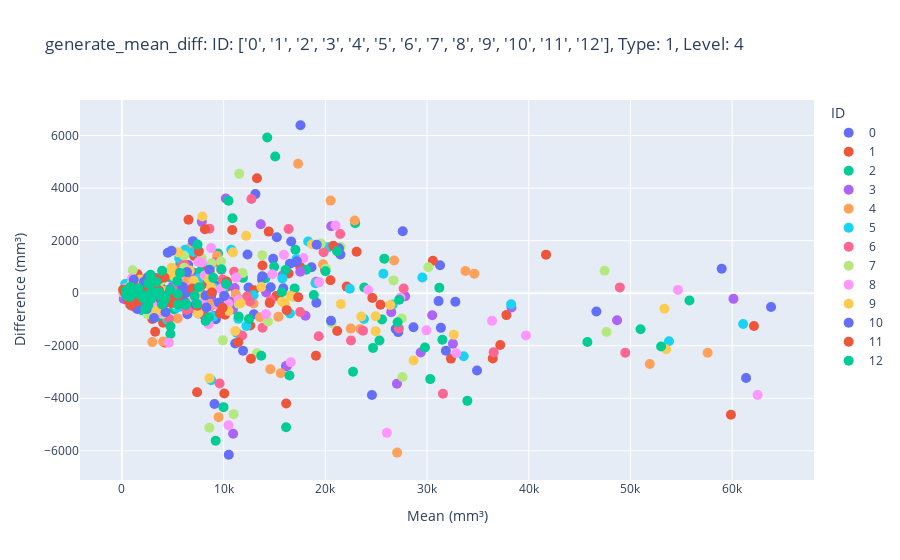

Write notebook code for a chart like this one.
### Code cell
page = pn.template.BootstrapTemplate(
    title='MRICloudPy',
    sidebar=[side_col],
)

page.main.append(
    pn.Column(main_col)
)

page.show()

### Figure 1 — Plotly figure (JSON) as saved in the notebook; plotly's stock layout.template omitted (floating-point values rounded to 4 significant figures)
{"data": [{"customdata": [["SFG_L"], ["MFG_L"], ["IFG_L"], ["OG_L"], ["RG_L"], ["PoCG_L"], ["PrCG_L"], ["SPG_L"], ["SMG_L"], ["AG_L"], ["PrCu_L"], ["STG_L"], ["MTG_L"], ["ITG_L"], ["Limbic_L"], ["FuG_L"], ["SOG_L"], ["MOG_L"], ["IOG_L"], ["Cu_L"], ["LG_L"], ["Cingulate_L"], ["Insula_L"], ["Amyg_L"], ["Hippo_L"], ["Caud_L"], ["Put_L"], ["GP_L"], ["Thalamus_L"], ["BasalForebrain_L"], ["midbrain_L"], ["Cerebellum_L"], ["Pons_L"], ["Medulla_L"], ["ant_DPWM_L"], ["post_DPWM_L"], ["GCC_L"], ["BCC_L"], ["SCC_L"], ["PVA_posterior_L"], ["ALIC_L"], ["PLIC_L"], ["inf_DPWM_L"], ["CGC_L"], ["CGH_L"], ["Fx/ST_L"], ["Fx_L"], ["PeripheralParietalWM_L"], ["AnteriorLateralVentricle_L"], ["PosteriorLateralVentricle_L"], ["InferiorLateralVentricle_L"], ["PVA_anterior_L"], ["PeripheralFrontalWM_L"], ["PeripheralTemporalWM_L"], ["PeripheralOccipitalWM_L"], ["PeripheralCingulateWM_L"], ["CerebellumWM_L"], ["FrontSul_L"], ["CentralSul_L"], ["SylFrontSul_L"], ["SylTempSul_L"], ["SylParieSul_L"], ["ParietSul_L"], ["CinguSul_L"], ["OcciptSul_L"], ["TempSul_L"], ["Caudate_tail_L"]], "hovertemplate": "ID=0<br>Mean (mm³)=%{x}<br>Difference (mm³)=%{y}<br>Object=%{customdata[0]}<extra></extra>", "legendgroup": "0", "marker": {"color": "#636efa", "size": 10, "symbol": "circle"}, "mode": "markers", "name": "0", "orientation": "v", "showlegend": true, "type": "scatter", "x": [27608, 26918, 12344, 9373, 6256.0, 10938, 16130.0, 7246, 9062.0, 10505, 6966.0, 17238, 19120.0, 12445, 2234.0, 13773, 2418, 15228, 4382.0, 6438.0, 7678.0, 24580.0, 7162.0, 2166, 3876.0, 3646.0, 4392.0, 1423, 6357, 4070.0, 5134, 58970.0, 7762, 2487, 27164, 4086, 2666, 4304.0, 5680.0, 1108.0, 2436, 3343, 18640.0, 3349, 1768, 1432.0, 949.5, 34914, 14870.0, 4598.0, 871.5, 851.5, 61369, 32781, 31275, 6516.0, 12970.0, 13118, 1954.0, 1382, 1530, 464, 9234.0, 1296, 1994, 1024.0, 354], "xaxis": "x", "y": [2356, -1362, 1472, 280, 95, -480, -2777, 636, -871, -6150, 785, 1164, -367, 218, -109, 518, 300, 2128, -185, -801, 779, -3873, 159, -366, 193, -153, -15, -110, -30, -35, -382, 931, -542, -168, -1482, 628, -164, -367, -505, 135, -184, 92, 989, -428, 86, -13, -93, -2946, 1307, 757, -75, -31, -3230, -324, 1062, 1069, -805, 3772, 409, 414, 136, 352, -989, -246, -120, 229, 18], "yaxis": "y"}, {"customdata": [["SFG_L"], ["MFG_L"], ["IFG_L"], ["OG_L"], ["RG_L"], ["PoCG_L"], ["PrCG_L"], ["SPG_L"], ["SMG_L"], ["AG_L"], ["PrCu_L"], ["STG_L"], ["MTG_L"], ["ITG_L"], ["Limbic_L"], ["FuG_L"], ["SOG_L"], ["MOG_L"], ["IOG_L"], ["Cu_L"], ["LG_L"], ["Cingulate_L"], ["Insula_L"], ["Amyg_L"], ["Hippo_L"], ["Caud_L"], ["Put_L"], ["GP_L"], ["Thalamus_L"], ["BasalForebrain_L"], ["midbrain_L"], ["Cerebellum_L"], ["Pons_L"], ["Medulla_L"], ["ant_DPWM_L"], ["post_DPWM_L"], ["GCC_L"], ["BCC_L"], ["SCC_L"], ["PVA_posterior_L"], ["ALIC_L"], ["PLIC_L"], ["inf_DPWM_L"], ["CGC_L"], ["CGH_L"], ["Fx/ST_L"], ["Fx_L"], ["PeripheralParietalWM_L"], ["AnteriorLateralVentricle_L"], ["PosteriorLateralVentricle_L"], ["InferiorLateralVentricle_L"], ["PVA_anterior_L"], ["PeripheralFrontalWM_L"], ["PeripheralTemporalWM_L"], ["PeripheralOccipitalWM_L"], ["PeripheralCingulateWM_L"], ["CerebellumWM_L"], ["FrontSul_L"], ["CentralSul_L"], ["SylFrontSul_L"], ["SylTempSul_L"], ["SylParieSul_L"], ["ParietSul_L"], ["CinguSul_L"], ["OcciptSul_L"], ["TempSul_L"], ["Caudate_tail_L"]], "hovertemplate": "ID=1<br>Mean (mm³)=%{x}<br>Difference (mm³)=%{y}<br>Object=%{customdata[0]}<extra></extra>", "legendgroup": "1", "marker": {"color": "#EF553B", "size": 10, "symbol": "circle"}, "mode": "markers", "name": "1", "orientation": "v", "showlegend": true, "type": "scatter", "x": [25420.0, 23070.0, 10840.0, 10265, 5312.0, 12330.0, 16140.0, 7856.0, 10350.0, 10060.0, 7102.0, 19980.0, 17536, 12695, 2170.0, 15174, 2985, 16386, 4048, 6850.0, 7951, 22100.0, 6916, 1838.0, 3524, 4148, 4739, 1535, 6013, 3922.0, 5258, 62140, 8150.0, 2456, 30574, 5734.0, 3175, 5156.0, 6306.0, 1148.0, 2486.0, 3008.0, 19910.0, 3832.0, 1599, 1392.0, 871.5, 37802, 12986, 4236.0, 1434.0, 910, 59878, 36460, 32349, 5872.0, 12612, 13277, 2463, 1542.0, 1088, 330, 10135, 1554, 1814.0, 439.5, 307.5], "xaxis": "x", "y": [-443, 1575, 2405, 240, 261, -131, -4199, 315, 381, -3819, 1417, 895, 994, -174, -165, -104, -978, 748, -1124, 537, 1004, 251, -194, -363, 52, -198, -168, -66, -188, 141, 42, -1252, -883, 68, 1238, 1103, -406, -5, -473, -43, -17, 113, 1745, 57, 126, -9, 3, -834, 108, -1881, -583, 32, -4630, -2482, -2490, 1491, -1230, 4378, 12, 719, 486, 30, -820, -336, 169, 67, 53], "yaxis": "y"}, {"customdata": [["SFG_L"], ["MFG_L"], ["IFG_L"], ["OG_L"], ["RG_L"], ["PoCG_L"], ["PrCG_L"], ["SPG_L"], ["SMG_L"], ["AG_L"], ["PrCu_L"], ["STG_L"], ["MTG_L"], ["ITG_L"], ["Limbic_L"], ["FuG_L"], ["SOG_L"], ["MOG_L"], ["IOG_L"], ["Cu_L"], ["LG_L"], ["Cingulate_L"], ["Insula_L"], ["Amyg_L"], ["Hippo_L"], ["Caud_L"], ["Put_L"], ["GP_L"], ["Thalamus_L"], ["BasalForebrain_L"], ["midbrain_L"], ["Cerebellum_L"], ["Pons_L"], ["Medulla_L"], ["ant_DPWM_L"], ["post_DPWM_L"], ["GCC_L"], ["BCC_L"], ["SCC_L"], ["PVA_posterior_L"], ["ALIC_L"], ["PLIC_L"], ["inf_DPWM_L"], ["CGC_L"], ["CGH_L"], ["Fx/ST_L"], ["Fx_L"], ["PeripheralParietalWM_L"], ["AnteriorLateralVentricle_L"], ["PosteriorLateralVentricle_L"], ["InferiorLateralVentricle_L"], ["PVA_anterior_L"], ["PeripheralFrontalWM_L"], ["PeripheralTemporalWM_L"], ["PeripheralOccipitalWM_L"], ["PeripheralCingulateWM_L"], ["CerebellumWM_L"], ["FrontSul_L"], ["CentralSul_L"], ["SylFrontSul_L"], ["SylTempSul_L"], ["SylParieSul_L"], ["ParietSul_L"], ["CinguSul_L"], ["OcciptSul_L"], ["TempSul_L"], ["Caudate_tail_L"]], "hovertemplate": "ID=2<br>Mean (mm³)=%{x}<br>Difference (mm³)=%{y}<br>Object=%{customdata[0]}<extra></extra>", "legendgroup": "2", "marker": {"color": "#00cc96", "size": 10, "symbol": "circle"}, "mode": "markers", "name": "2", "orientation": "v", "showlegend": true, "type": "scatter", "x": [22930.0, 23825, 10869, 7674, 4576, 11360.0, 16140.0, 5809, 9445, 9983, 7638, 18118, 16979, 11893, 1830.0, 14110.0, 1986.0, 14966, 4765, 5206.0, 6534.0, 22720, 6784.0, 1612.0, 3599, 3791, 4230.0, 1377, 6334.0, 3422, 4535, 45770.0, 5948.0, 2012.0, 25560.0, 4782.0, 2356, 3651, 5132.0, 798.5, 2110.0, 2983, 17054, 3396.0, 1551, 1444, 661, 31210.0, 7722.0, 1832.0, 731.5, 727.5, 50990.0, 30312, 25320.0, 5036, 10540.0, 15073, 2569, 1472.0, 953, 218.5, 10010.0, 2786.0, 1258, 540.5, 370], "xaxis": "x", "y": [2667, 216, 2850, 816, 122, -191, -5101, 1114, 1508, -4338, 252, 892, 182, 584, -209, 575, -653, 1004, -1552, 769, 833, -2992, -303, -219, -246, -78, -109, -122, -157, -66, -2, -1859, -463, -255, -997, 589, -432, 382, -617, 149, 33, -44, 1656, -907, -62, 86, -160, 205, 1231, 389, -227, -3, -1371, -3270, -1799, 732, -353, 5202, 306, -345, 54, 65, 347, 271, -130, 31, 14], "yaxis": "y"}, {"customdata": [["SFG_L"], ["MFG_L"], ["IFG_L"], ["OG_L"], ["RG_L"], ["PoCG_L"], ["PrCG_L"], ["SPG_L"], ["SMG_L"], ["AG_L"], ["PrCu_L"], ["STG_L"], ["MTG_L"], ["ITG_L"], ["Limbic_L"], ["FuG_L"], ["SOG_L"], ["MOG_L"], ["IOG_L"], ["Cu_L"], ["LG_L"], ["Cingulate_L"], ["Insula_L"], ["Amyg_L"], ["Hippo_L"], ["Caud_L"], ["Put_L"], ["GP_L"], ["Thalamus_L"], ["BasalForebrain_L"], ["midbrain_L"], ["Cerebellum_L"], ["Pons_L"], ["Medulla_L"], ["ant_DPWM_L"], ["post_DPWM_L"], ["GCC_L"], ["BCC_L"], ["SCC_L"], ["PVA_posterior_L"], ["ALIC_L"], ["PLIC_L"], ["inf_DPWM_L"], ["CGC_L"], ["CGH_L"], ["Fx/ST_L"], ["Fx_L"], ["PeripheralParietalWM_L"], ["AnteriorLateralVentricle_L"], ["PosteriorLateralVentricle_L"], ["InferiorLateralVentricle_L"], ["PVA_anterior_L"], ["PeripheralFrontalWM_L"], ["PeripheralTemporalWM_L"], ["PeripheralOccipitalWM_L"], ["PeripheralCingulateWM_L"], ["CerebellumWM_L"], ["FrontSul_L"], ["CentralSul_L"], ["SylFrontSul_L"], ["SylTempSul_L"], ["SylParieSul_L"], ["ParietSul_L"], ["CinguSul_L"], ["OcciptSul_L"], ["TempSul_L"], ["Caudate_tail_L"]], "hovertemplate": "ID=3<br>Mean (mm³)=%{x}<br>Difference (mm³)=%{y}<br>Object=%{customdata[0]}<extra></extra>", "legendgroup": "3", "marker": {"color": "#ab63fa", "size": 10, "symbol": "circle"}, "mode": "markers", "name": "3", "orientation": "v", "showlegend": true, "type": "scatter", "x": [27847, 26479, 13646, 10734, 6937, 14171, 16240.0, 7854, 11080.0, 10930.0, 8680, 19092, 17529, 10915, 1940.0, 15804, 3078.0, 18044, 5761, 6506.0, 8482, 27039, 8328, 1717, 4120, 3888.0, 5005, 1308.0, 6058, 3661, 4894, 48684, 7527, 2214.0, 29370.0, 5500.0, 2797, 3768.0, 5824, 687, 2068.0, 2743, 20579, 3485, 1479, 1362.0, 695, 38303, 3283, 1067, 502, 837.5, 60128, 30510.0, 32540.0, 6720.0, 11335, 10210.0, 2230.0, 1207, 1062.0, 174.5, 8778.0, 1541, 1444, 427, 461.5], "xaxis": "x", "y": [-116, -722, 2624, -312, -430, 24, -2759, 2716, 195, -5351, -508, 436, 818, -616, -223, 678, 31, -856, -50, 283, 754, -3450, -138, -332, 80, 31, -394, -37, -132, -212, 226, -1028, -774, -159, -2259, 795, -98, -123, -420, -66, -59, 188, 2546, 78, 102, 219, -204, -542, -140, -492, 116, -23, -216, -839, -1923, 647, -400, 3603, 33, 458, 467, -221, -197, -258, -242, 114, 79], "yaxis": "y"}, {"customdata": [["SFG_L"], ["MFG_L"], ["IFG_L"], ["OG_L"], ["RG_L"], ["PoCG_L"], ["PrCG_L"], ["SPG_L"], ["SMG_L"], ["AG_L"], ["PrCu_L"], ["STG_L"], ["MTG_L"], ["ITG_L"], ["Limbic_L"], ["FuG_L"], ["SOG_L"], ["MOG_L"], ["IOG_L"], ["Cu_L"], ["LG_L"], ["Cingulate_L"], ["Insula_L"], ["Amyg_L"], ["Hippo_L"], ["Caud_L"], ["Put_L"], ["GP_L"], ["Thalamus_L"], ["BasalForebrain_L"], ["midbrain_L"], ["Cerebellum_L"], ["Pons_L"], ["Medulla_L"], ["ant_DPWM_L"], ["post_DPWM_L"], ["GCC_L"], ["BCC_L"], ["SCC_L"], ["PVA_posterior_L"], ["ALIC_L"], ["PLIC_L"], ["inf_DPWM_L"], ["CGC_L"], ["CGH_L"], ["Fx/ST_L"], ["Fx_L"], ["PeripheralParietalWM_L"], ["AnteriorLateralVentricle_L"], ["PosteriorLateralVentricle_L"], ["InferiorLateralVentricle_L"], ["PVA_anterior_L"], ["PeripheralFrontalWM_L"], ["PeripheralTemporalWM_L"], ["PeripheralOccipitalWM_L"], ["PeripheralCingulateWM_L"], ["CerebellumWM_L"], ["FrontSul_L"], ["CentralSul_L"], ["SylFrontSul_L"], ["SylTempSul_L"], ["SylParieSul_L"], ["ParietSul_L"], ["CinguSul_L"], ["OcciptSul_L"], ["TempSul_L"], ["Caudate_tail_L"]], "hovertemplate": "ID=4<br>Mean (mm³)=%{x}<br>Difference (mm³)=%{y}<br>Object=%{customdata[0]}<extra></extra>", "legendgroup": "4", "marker": {"color": "#FFA15A", "size": 10, "symbol": "circle"}, "mode": "markers", "name": "4", "orientation": "v", "showlegend": true, "type": "scatter", "x": [22880.0, 22498, 9350, 8655, 5751, 11476, 15610.0, 6792, 8652.0, 9502, 7262.0, 19050.0, 20520, 12950.0, 2332.0, 15370.0, 2688.0, 14580.0, 4044.0, 6980.0, 8424, 23437, 6504, 1740, 3916.0, 4077, 4944.0, 1838, 6712, 3689, 6132.0, 57590.0, 8672, 2675, 26760.0, 5178.0, 2539, 3570.0, 5484, 995, 2760.0, 3580.0, 19768, 3365, 1734.0, 1670.0, 584.5, 33770.0, 6388.0, 2983, 988, 675.5, 51898, 34640.0, 27060.0, 5534, 13569, 17320, 2608, 1747, 1871, 261, 11190.0, 3690, 2520, 997.5, 388], "xaxis": "x", "y": [2769, -1348, 1420, 840, -202, 710, -3045, 1760, 1047, -4718, 261, 395, 3524, -393, -375, -901, 91, -2891, -1843, 157, -282, -1364, 236, -388, -23, 54, 5, 132, -228, 146, 529, -2267, -476, -420, 1247, 883, -126, -17, -964, -84, 93, 157, 1104, -254, 53, 193, -91, 843, -37, -1862, -278, -11, -2696, 743, -6069, 522, -914, 4928, 112, -584, 478, 50, -29, 496, -40, -139, -2], "yaxis": "y"}, {"customdata": [["SFG_L"], ["MFG_L"], ["IFG_L"], ["OG_L"], ["RG_L"], ["PoCG_L"], ["PrCG_L"], ["SPG_L"], ["SMG_L"], ["AG_L"], ["PrCu_L"], ["STG_L"], ["MTG_L"], ["ITG_L"], ["Limbic_L"], ["FuG_L"], ["SOG_L"], ["MOG_L"], ["IOG_L"], ["Cu_L"], ["LG_L"], ["Cingulate_L"], ["Insula_L"], ["Amyg_L"], ["Hippo_L"], ["Caud_L"], ["Put_L"], ["GP_L"], ["Thalamus_L"], ["BasalForebrain_L"], ["midbrain_L"], ["Cerebellum_L"], ["Pons_L"], ["Medulla_L"], ["ant_DPWM_L"], ["post_DPWM_L"], ["GCC_L"], ["BCC_L"], ["SCC_L"], ["PVA_posterior_L"], ["ALIC_L"], ["PLIC_L"], ["inf_DPWM_L"], ["CGC_L"], ["CGH_L"], ["Fx/ST_L"], ["Fx_L"], ["PeripheralParietalWM_L"], ["AnteriorLateralVentricle_L"], ["PosteriorLateralVentricle_L"], ["InferiorLateralVentricle_L"], ["PVA_anterior_L"], ["PeripheralFrontalWM_L"], ["PeripheralTemporalWM_L"], ["PeripheralOccipitalWM_L"], ["PeripheralCingulateWM_L"], ["CerebellumWM_L"], ["FrontSul_L"], ["CentralSul_L"], ["SylFrontSul_L"], ["SylTempSul_L"], ["SylParieSul_L"], ["ParietSul_L"], ["CinguSul_L"], ["OcciptSul_L"], ["TempSul_L"], ["Caudate_tail_L"]], "hovertemplate": "ID=5<br>Mean (mm³)=%{x}<br>Difference (mm³)=%{y}<br>Object=%{customdata[0]}<extra></extra>", "legendgroup": "5", "marker": {"color": "#19d3f3", "size": 10, "symbol": "circle"}, "mode": "markers", "name": "5", "orientation": "v", "showlegend": true, "type": "scatter", "x": [25700.0, 22400.0, 10753, 9026, 5408.0, 11280.0, 16510.0, 7513, 9973, 8777, 7046, 19040.0, 18313, 12240.0, 2218.0, 12942, 2491, 15770.0, 4444.0, 6288, 8664.0, 23796, 7955, 1854.0, 3940.0, 3834.0, 5351, 1722.0, 6936.0, 3933, 5868.0, 53790.0, 9012.0, 2792, 29536, 5629, 3828.0, 5446, 7498, 883.5, 2465, 3316.0, 20303, 3834, 1756, 1605, 754.5, 38270.0, 7571, 1538.0, 684.5, 862.5, 61080.0, 33600.0, 26632, 6212, 12590.0, 17163, 2488.0, 2924, 2024.0, 312, 11450.0, 3958.0, 2980.0, 733, 460.5], "xaxis": "x", "y": [739, 167, 1652, 208, -553, -1509, -775, 560, 158, -3312, 1568, 379, 1966, -1247, -381, -76, -310, 565, -1011, 144, 1021, -980, -398, -293, 59, -213, -66, 125, -187, -34, -151, -1829, -889, -224, 598, 1326, -163, 254, -530, 129, 26, 177, 1746, -520, -34, 48, -279, -423, 538, 187, -19, -181, -1175, -2403, -428, 1656, -143, 1298, 387, 258, -477, 348, -977, 529, -207, -398, 1], "yaxis": "y"}, {"customdata": [["SFG_L"], ["MFG_L"], ["IFG_L"], ["OG_L"], ["RG_L"], ["PoCG_L"], ["PrCG_L"], ["SPG_L"], ["SMG_L"], ["AG_L"], ["PrCu_L"], ["STG_L"], ["MTG_L"], ["ITG_L"], ["Limbic_L"], ["FuG_L"], ["SOG_L"], ["MOG_L"], ["IOG_L"], ["Cu_L"], ["LG_L"], ["Cingulate_L"], ["Insula_L"], ["Amyg_L"], ["Hippo_L"], ["Caud_L"], ["Put_L"], ["GP_L"], ["Thalamus_L"], ["BasalForebrain_L"], ["midbrain_L"], ["Cerebellum_L"], ["Pons_L"], ["Medulla_L"], ["ant_DPWM_L"], ["post_DPWM_L"], ["GCC_L"], ["BCC_L"], ["SCC_L"], ["PVA_posterior_L"], ["ALIC_L"], ["PLIC_L"], ["inf_DPWM_L"], ["CGC_L"], ["CGH_L"], ["Fx/ST_L"], ["Fx_L"], ["PeripheralParietalWM_L"], ["AnteriorLateralVentricle_L"], ["PosteriorLateralVentricle_L"], ["InferiorLateralVentricle_L"], ["PVA_anterior_L"], ["PeripheralFrontalWM_L"], ["PeripheralTemporalWM_L"], ["PeripheralOccipitalWM_L"], ["PeripheralCingulateWM_L"], ["CerebellumWM_L"], ["FrontSul_L"], ["CentralSul_L"], ["SylFrontSul_L"], ["SylTempSul_L"], ["SylParieSul_L"], ["ParietSul_L"], ["CinguSul_L"], ["OcciptSul_L"], ["TempSul_L"], ["Caudate_tail_L"]], "hovertemplate": "ID=6<br>Mean (mm³)=%{x}<br>Difference (mm³)=%{y}<br>Object=%{customdata[0]}<extra></extra>", "legendgroup": "6", "marker": {"color": "#FF6692", "size": 10, "symbol": "circle"}, "mode": "markers", "name": "6", "orientation": "v", "showlegend": true, "type": "scatter", "x": [23699, 21460.0, 9904.0, 9778.0, 5439, 12321, 13820.0, 8600.0, 10133, 9604.0, 9160, 19350.0, 17522, 11820.0, 1772, 14617, 2480.0, 16383, 4622.0, 5390.0, 6182, 22520.0, 7622, 1694.0, 3392, 3494, 4717, 1522.0, 6292.0, 3645, 5059, 48950.0, 7176.0, 2628, 27700.0, 5926.0, 3126, 4330.0, 6356, 983, 2228, 2998.0, 19830.0, 3118.0, 1504.0, 1466.0, 753.5, 36550, 7664.0, 2504, 887.5, 788, 49490.0, 31560.0, 27230.0, 5416.0, 12570.0, 12730, 2212, 1655, 1113, 172.5, 11030.0, 2771, 1505, 452.5, 372.5], "xaxis": "x", "y": [-1426, 2255, 517, 891, 114, -126, -1317, 2457, -138, -3435, 1174, -1641, -716, -1613, -104, -268, -51, 2442, -971, 745, 1092, -1803, -558, -225, -180, -16, -42, -117, 183, -82, -238, 221, -605, -348, 179, 1043, 28, -83, -640, -48, 52, -135, 1563, -217, 9, -55, -191, -2244, 65, 328, -185, 88, -2269, -3825, -1345, 711, -315, 3586, -74, -84, 114, -1, 817, 438, -156, 47, -43], "yaxis": "y"}, {"customdata": [["SFG_L"], ["MFG_L"], ["IFG_L"], ["OG_L"], ["RG_L"], ["PoCG_L"], ["PrCG_L"], ["SPG_L"], ["SMG_L"], ["AG_L"], ["PrCu_L"], ["STG_L"], ["MTG_L"], ["ITG_L"], ["Limbic_L"], ["FuG_L"], ["SOG_L"], ["MOG_L"], ["IOG_L"], ["Cu_L"], ["LG_L"], ["Cingulate_L"], ["Insula_L"], ["Amyg_L"], ["Hippo_L"], ["Caud_L"], ["Put_L"], ["GP_L"], ["Thalamus_L"], ["BasalForebrain_L"], ["midbrain_L"], ["Cerebellum_L"], ["Pons_L"], ["Medulla_L"], ["ant_DPWM_L"], ["post_DPWM_L"], ["GCC_L"], ["BCC_L"], ["SCC_L"], ["PVA_posterior_L"], ["ALIC_L"], ["PLIC_L"], ["inf_DPWM_L"], ["CGC_L"], ["CGH_L"], ["Fx/ST_L"], ["Fx_L"], ["PeripheralParietalWM_L"], ["AnteriorLateralVentricle_L"], ["PosteriorLateralVentricle_L"], ["InferiorLateralVentricle_L"], ["PVA_anterior_L"], ["PeripheralFrontalWM_L"], ["PeripheralTemporalWM_L"], ["PeripheralOccipitalWM_L"], ["PeripheralCingulateWM_L"], ["CerebellumWM_L"], ["FrontSul_L"], ["CentralSul_L"], ["SylFrontSul_L"], ["SylTempSul_L"], ["SylParieSul_L"], ["ParietSul_L"], ["CinguSul_L"], ["OcciptSul_L"], ["TempSul_L"], ["Caudate_tail_L"]], "hovertemplate": "ID=7<br>Mean (mm³)=%{x}<br>Difference (mm³)=%{y}<br>Object=%{customdata[0]}<extra></extra>", "legendgroup": "7", "marker": {"color": "#B6E880", "size": 10, "symbol": "circle"}, "mode": "markers", "name": "7", "orientation": "v", "showlegend": true, "type": "scatter", "x": [21506, 20059, 8806.0, 7874.0, 4652.0, 9740, 13270.0, 6104, 7841, 8596, 6238.0, 16877, 14359, 9926.0, 2016, 11868, 2629, 13800, 3819, 6124, 7157, 20600.0, 6339, 1641, 3696, 3350, 4241, 1334, 5284, 3452.0, 4549, 47457, 7429, 2121, 26700.0, 5341, 2517, 3961, 5202, 962, 2006.0, 2844.0, 19560, 2910.0, 1597, 1338, 573, 30128, 10978, 2545, 908, 793, 47650.0, 27590.0, 27520.0, 5178, 11464, 11540.0, 2028.0, 1028.0, 1060, 98, 6451, 1193, 1095, 355.5, 420], "xaxis": "x", "y": [1756, 934, 1137, -253, -107, 1208, -2287, 1434, 1334, -5124, 99, -146, -1078, -1795, -234, 764, -178, 1448, 470, 964, 378, -1137, 138, -230, -40, -312, 74, -24, -48, -67, -130, 858, 70, -142, 487, 640, -402, -786, -424, -80, -149, 67, 1888, -151, 104, -20, -126, 988, -4604, -806, -328, -98, -1477, -3193, -961, 620, -404, 4549, 459, 457, 874, 128, 14, -78, 318, 175, 32], "yaxis": "y"}, {"customdata": [["SFG_L"], ["MFG_L"], ["IFG_L"], ["OG_L"], ["RG_L"], ["PoCG_L"], ["PrCG_L"], ["SPG_L"], ["SMG_L"], ["AG_L"], ["PrCu_L"], ["STG_L"], ["MTG_L"], ["ITG_L"], ["Limbic_L"], ["FuG_L"], ["SOG_L"], ["MOG_L"], ["IOG_L"], ["Cu_L"], ["LG_L"], ["Cingulate_L"], ["Insula_L"], ["Amyg_L"], ["Hippo_L"], ["Caud_L"], ["Put_L"], ["GP_L"], ["Thalamus_L"], ["BasalForebrain_L"], ["midbrain_L"], ["Cerebellum_L"], ["Pons_L"], ["Medulla_L"], ["ant_DPWM_L"], ["post_DPWM_L"], ["GCC_L"], ["BCC_L"], ["SCC_L"], ["PVA_posterior_L"], ["ALIC_L"], ["PLIC_L"], ["inf_DPWM_L"], ["CGC_L"], ["CGH_L"], ["Fx/ST_L"], ["Fx_L"], ["PeripheralParietalWM_L"], ["AnteriorLateralVentricle_L"], ["PosteriorLateralVentricle_L"], ["InferiorLateralVentricle_L"], ["PVA_anterior_L"], ["PeripheralFrontalWM_L"], ["PeripheralTemporalWM_L"], ["PeripheralOccipitalWM_L"], ["PeripheralCingulateWM_L"], ["CerebellumWM_L"], ["FrontSul_L"], ["CentralSul_L"], ["SylFrontSul_L"], ["SylTempSul_L"], ["SylParieSul_L"], ["ParietSul_L"], ["CinguSul_L"], ["OcciptSul_L"], ["TempSul_L"], ["Caudate_tail_L"]], "hovertemplate": "ID=8<br>Mean (mm³)=%{x}<br>Difference (mm³)=%{y}<br>Object=%{customdata[0]}<extra></extra>", "legendgroup": "8", "marker": {"color": "#FF97FF", "size": 10, "symbol": "circle"}, "mode": "markers", "name": "8", "orientation": "v", "showlegend": true, "type": "scatter", "x": [27384, 24212, 10445, 9724, 5498.0, 11220.0, 16597, 8138, 8528.0, 10480.0, 7840.0, 19380, 17850.0, 11450.0, 2042, 15925, 2230, 14780.0, 4610.0, 5598, 7842.0, 26040.0, 7494, 2284.0, 4286.0, 3842.0, 4790.0, 1596, 6333, 4154.0, 6053, 54670.0, 9514.0, 2413, 32870, 6784, 3374.0, 4117, 7556.0, 984.5, 2502.0, 3416.0, 21004, 3612.0, 1948.0, 1587, 847, 39720.0, 6045, 2064.0, 852, 950, 62504, 36380.0, 29940.0, 7535, 14150.0, 8771, 1804.0, 1224.0, 988, 148.5, 6969, 1360.0, 1304, 370.5, 478], "xaxis": "x", "y": [-168, 120, -396, 166, -137, 593, -2630, 676, -1181, -5029, -303, 412, 1335, -253, 244, 1466, 64, 723, -1883, 642, 1171, -5317, 96, -327, -99, -17, -239, -84, -222, -55, 26, 125, -479, -284, -2284, 240, -515, 40, -713, -39, -233, -15, 2578, -751, 93, 186, -302, -1607, -110, -293, -256, 32, -3876, -1053, -1415, 1186, -797, 1716, 311, 165, 564, -1, -330, -61, -372, 179, 32], "yaxis": "y"}, {"customdata": [["SFG_L"], ["MFG_L"], ["IFG_L"], ["OG_L"], ["RG_L"], ["PoCG_L"], ["PrCG_L"], ["SPG_L"], ["SMG_L"], ["AG_L"], ["PrCu_L"], ["STG_L"], ["MTG_L"], ["ITG_L"], ["Limbic_L"], ["FuG_L"], ["SOG_L"], ["MOG_L"], ["IOG_L"], ["Cu_L"], ["LG_L"], ["Cingulate_L"], ["Insula_L"], ["Amyg_L"], ["Hippo_L"], ["Caud_L"], ["Put_L"], ["GP_L"], ["Thalamus_L"], ["BasalForebrain_L"], ["midbrain_L"], ["Cerebellum_L"], ["Pons_L"], ["Medulla_L"], ["ant_DPWM_L"], ["post_DPWM_L"], ["GCC_L"], ["BCC_L"], ["SCC_L"], ["PVA_posterior_L"], ["ALIC_L"], ["PLIC_L"], ["inf_DPWM_L"], ["CGC_L"], ["CGH_L"], ["Fx/ST_L"], ["Fx_L"], ["PeripheralParietalWM_L"], ["AnteriorLateralVentricle_L"], ["PosteriorLateralVentricle_L"], ["InferiorLateralVentricle_L"], ["PVA_anterior_L"], ["PeripheralFrontalWM_L"], ["PeripheralTemporalWM_L"], ["PeripheralOccipitalWM_L"], ["PeripheralCingulateWM_L"], ["CerebellumWM_L"], ["FrontSul_L"], ["CentralSul_L"], ["SylFrontSul_L"], ["SylTempSul_L"], ["SylParieSul_L"], ["ParietSul_L"], ["CinguSul_L"], ["OcciptSul_L"], ["TempSul_L"], ["Caudate_tail_L"]], "hovertemplate": "ID=9<br>Mean (mm³)=%{x}<br>Difference (mm³)=%{y}<br>Object=%{customdata[0]}<extra></extra>", "legendgroup": "9", "marker": {"color": "#FECB52", "size": 10, "symbol": "circle"}, "mode": "markers", "name": "9", "orientation": "v", "showlegend": true, "type": "scatter", "x": [23530.0, 21526, 10910.0, 8532.0, 5322.0, 10490.0, 16014, 6666.0, 8779, 8606.0, 7378.0, 16555, 15730.0, 11139, 2103, 13703, 2372.0, 12205, 3192.0, 4884.0, 7610.0, 24948, 7044.0, 1974.0, 4006, 3858.0, 5050.0, 1544.0, 6078, 3687, 5490, 53340.0, 7472.0, 2180.0, 26382, 4696, 2392, 3543, 4840, 749, 2224.0, 3086.0, 18690.0, 3442, 1496.0, 1462, 659, 32629, 5449, 1370.0, 748.5, 751, 53512, 28680.0, 24945, 5534.0, 11675, 7904, 1796, 624, 429, 144, 6360.0, 858, 739.5, 246.5, 477], "xaxis": "x", "y": [-887, -416, 1555, 531, -255, -675, -404, 863, 218, -3237, 277, -98, -319, -1442, -302, 234, -231, 2182, -175, 965, -43, -1444, 475, -121, -212, 105, -135, 7, -104, 2, -114, -595, -761, -105, -450, 744, -244, -182, -350, -36, -13, 51, 1863, -662, -113, 72, -78, -1578, 650, 139, -361, 20, -2134, -2565, -878, 1555, -382, 2920, 520, 80, -34, 108, -41, 292, 75, -5, -26], "yaxis": "y"}, {"customdata": [["SFG_L"], ["MFG_L"], ["IFG_L"], ["OG_L"], ["RG_L"], ["PoCG_L"], ["PrCG_L"], ["SPG_L"], ["SMG_L"], ["AG_L"], ["PrCu_L"], ["STG_L"], ["MTG_L"], ["ITG_L"], ["Limbic_L"], ["FuG_L"], ["SOG_L"], ["MOG_L"], ["IOG_L"], ["Cu_L"], ["LG_L"], ["Cingulate_L"], ["Insula_L"], ["Amyg_L"], ["Hippo_L"], ["Caud_L"], ["Put_L"], ["GP_L"], ["Thalamus_L"], ["BasalForebrain_L"], ["midbrain_L"], ["Cerebellum_L"], ["Pons_L"], ["Medulla_L"], ["ant_DPWM_L"], ["post_DPWM_L"], ["GCC_L"], ["BCC_L"], ["SCC_L"], ["PVA_posterior_L"], ["ALIC_L"], ["PLIC_L"], ["inf_DPWM_L"], ["CGC_L"], ["CGH_L"], ["Fx/ST_L"], ["Fx_L"], ["PeripheralParietalWM_L"], ["AnteriorLateralVentricle_L"], ["PosteriorLateralVentricle_L"], ["InferiorLateralVentricle_L"], ["PVA_anterior_L"], ["PeripheralFrontalWM_L"], ["PeripheralTemporalWM_L"], ["PeripheralOccipitalWM_L"], ["PeripheralCingulateWM_L"], ["CerebellumWM_L"], ["FrontSul_L"], ["CentralSul_L"], ["SylFrontSul_L"], ["SylTempSul_L"], ["SylParieSul_L"], ["ParietSul_L"], ["CinguSul_L"], ["OcciptSul_L"], ["TempSul_L"], ["Caudate_tail_L"]], "hovertemplate": "ID=10<br>Mean (mm³)=%{x}<br>Difference (mm³)=%{y}<br>Object=%{customdata[0]}<extra></extra>", "legendgroup": "10", "marker": {"color": "#636efa", "size": 10, "symbol": "circle"}, "mode": "markers", "name": "10", "orientation": "v", "showlegend": true, "type": "scatter", "x": [21481, 19149, 8612.0, 8802.0, 4574.0, 10040.0, 11907, 6977, 7246.0, 9098.0, 6399, 17206, 16515, 11137, 1823, 14630.0, 2802.0, 16642, 4282, 5628, 8299, 20550.0, 6140.0, 1536.0, 3580.0, 3764.0, 4372.0, 1508, 5926, 3754.0, 5248.0, 63823, 9534, 2440.0, 31130.0, 6040.0, 2621, 4646.0, 6306, 1220.0, 2349, 3044.0, 21340.0, 3154, 1659, 1432.0, 815.5, 31360, 13799, 4504.0, 985.5, 968, 46648, 31849, 28665, 4876.0, 15862, 17550.0, 2001, 3200.0, 2173, 331.5, 8219, 3949, 2528.0, 1162.0, 435], "xaxis": "x", "y": [1472, 1842, 893, -33, -29, -103, -2194, 1982, -435, -4215, 802, 1216, 1118, -1914, -334, 223, -19, 1970, -722, -180, -546, -1049, -321, -601, 63, -219, -129, -108, 244, -141, -349, -526, -360, -599, -301, 219, 126, -47, 20, 127, 98, 75, 1709, -944, -162, -99, -275, -1320, 648, 1539, 19, 52, -700, -2192, -1298, 1611, 190, 6393, -50, 581, 436, 123, -90, -310, 605, 507, -6], "yaxis": "y"}, {"customdata": [["SFG_L"], ["MFG_L"], ["IFG_L"], ["OG_L"], ["RG_L"], ["PoCG_L"], ["PrCG_L"], ["SPG_L"], ["SMG_L"], ["AG_L"], ["PrCu_L"], ["STG_L"], ["MTG_L"], ["ITG_L"], ["Limbic_L"], ["FuG_L"], ["SOG_L"], ["MOG_L"], ["IOG_L"], ["Cu_L"], ["LG_L"], ["Cingulate_L"], ["Insula_L"], ["Amyg_L"], ["Hippo_L"], ["Caud_L"], ["Put_L"], ["GP_L"], ["Thalamus_L"], ["BasalForebrain_L"], ["midbrain_L"], ["Cerebellum_L"], ["Pons_L"], ["Medulla_L"], ["ant_DPWM_L"], ["post_DPWM_L"], ["GCC_L"], ["BCC_L"], ["SCC_L"], ["PVA_posterior_L"], ["ALIC_L"], ["PLIC_L"], ["inf_DPWM_L"], ["CGC_L"], ["CGH_L"], ["Fx/ST_L"], ["Fx_L"], ["PeripheralParietalWM_L"], ["AnteriorLateralVentricle_L"], ["PosteriorLateralVentricle_L"], ["InferiorLateralVentricle_L"], ["PVA_anterior_L"], ["PeripheralFrontalWM_L"], ["PeripheralTemporalWM_L"], ["PeripheralOccipitalWM_L"], ["PeripheralCingulateWM_L"], ["CerebellumWM_L"], ["FrontSul_L"], ["CentralSul_L"], ["SylFrontSul_L"], ["SylTempSul_L"], ["SylParieSul_L"], ["ParietSul_L"], ["CinguSul_L"], ["OcciptSul_L"], ["TempSul_L"], ["Caudate_tail_L"]], "hovertemplate": "ID=11<br>Mean (mm³)=%{x}<br>Difference (mm³)=%{y}<br>Object=%{customdata[0]}<extra></extra>", "legendgroup": "11", "marker": {"color": "#EF553B", "size": 10, "symbol": "circle"}, "mode": "markers", "name": "11", "orientation": "v", "showlegend": true, "type": "scatter", "x": [20776, 17332, 7562.0, 6908, 3699, 8841, 11431, 6544.0, 7429, 7388, 4938, 14530.0, 14430.0, 9894.0, 1670.0, 10303, 2602, 12681, 3268, 4174.0, 5437, 16204, 5082.0, 1510, 3082.0, 2628.0, 3234.0, 1003, 4865, 3063, 3643, 41700.0, 5092.0, 1607, 20500.0, 3664.0, 1606.0, 2402.0, 4178.0, 534.5, 1558, 2120, 13814, 1976.0, 1269, 1157, 530.5, 24620.0, 3300, 1291, 611.5, 441, 37200.0, 21160.0, 19070.0, 3508.0, 9634.0, 8154.0, 1492, 1100, 845, 119, 5506, 1488, 873, 464, 294.5], "xaxis": "x", "y": [1804, -152, 1591, 180, -22, 26, -1868, 2797, -476, -3768, -72, -373, 2345, -555, 65, 448, -140, -2494, -1466, 601, -254, -646, -293, -304, -109, -165, 1, -112, -378, -14, 102, 1467, -297, -110, 493, 529, -291, 53, -307, 41, 84, 68, 1052, -59, 70, 6, -115, -185, 232, 190, -277, 0, -1975, -1441, -2377, 573, -767, 2431, 50, -56, 162, 134, -118, 72, -454, -92, 7], "yaxis": "y"}, {"customdata": [["SFG_L"], ["MFG_L"], ["IFG_L"], ["OG_L"], ["RG_L"], ["PoCG_L"], ["PrCG_L"], ["SPG_L"], ["SMG_L"], ["AG_L"], ["PrCu_L"], ["STG_L"], ["MTG_L"], ["ITG_L"], ["Limbic_L"], ["FuG_L"], ["SOG_L"], ["MOG_L"], ["IOG_L"], ["Cu_L"], ["LG_L"], ["Cingulate_L"], ["Insula_L"], ["Amyg_L"], ["Hippo_L"], ["Caud_L"], ["Put_L"], ["GP_L"], ["Thalamus_L"], ["BasalForebrain_L"], ["midbrain_L"], ["Cerebellum_L"], ["Pons_L"], ["Medulla_L"], ["ant_DPWM_L"], ["post_DPWM_L"], ["GCC_L"], ["BCC_L"], ["SCC_L"], ["PVA_posterior_L"], ["ALIC_L"], ["PLIC_L"], ["inf_DPWM_L"], ["CGC_L"], ["CGH_L"], ["Fx/ST_L"], ["Fx_L"], ["PeripheralParietalWM_L"], ["AnteriorLateralVentricle_L"], ["PosteriorLateralVentricle_L"], ["InferiorLateralVentricle_L"], ["PVA_anterior_L"], ["PeripheralFrontalWM_L"], ["PeripheralTemporalWM_L"], ["PeripheralOccipitalWM_L"], ["PeripheralCingulateWM_L"], ["CerebellumWM_L"], ["FrontSul_L"], ["CentralSul_L"], ["SylFrontSul_L"], ["SylTempSul_L"], ["SylParieSul_L"], ["ParietSul_L"], ["CinguSul_L"], ["OcciptSul_L"], ["TempSul_L"], ["Caudate_tail_L"]], "hovertemplate": "ID=12<br>Mean (mm³)=%{x}<br>Difference (mm³)=%{y}<br>Object=%{customdata[0]}<extra></extra>", "legendgroup": "12", "marker": {"color": "#00cc96", "size": 10, "symbol": "circle"}, "mode": "markers", "name": "12", "orientation": "v", "showlegend": true, "type": "scatter", "x": [25800.0, 27270.0, 10480.0, 8974, 5526.0, 11477, 16472, 7432.0, 8542.0, 9215, 7382.0, 18863, 20012, 13695, 2582.0, 15710.0, 2814.0, 16091, 4770.0, 7572.0, 9770.0, 24689, 7152.0, 2084.0, 4188.0, 3940.0, 4737, 1448.0, 6298.0, 3708.0, 5486, 55800.0, 8232.0, 2282, 31507, 5442, 2883, 4278.0, 6277, 699, 2131, 2920, 21159, 3386.0, 1832.0, 1599, 689.5, 33960.0, 3677, 1136.0, 717.5, 804.5, 53013, 29792, 27100.0, 5710, 12494, 14283, 2626.0, 2608, 1594, 367, 10230.0, 3950, 2882.0, 811.5, 429.5], "xaxis": "x", "y": [1315, -251, 3517, 584, -441, -886, -3132, 1849, -915, -5614, -403, -72, 834, -2382, -455, 35, 699, 886, -1259, 223, 913, -2082, -101, -189, -251, -429, 126, 7, -397, -67, -32, -281, -1055, -600, -1770, 460, -122, -151, -448, -42, -78, 68, 1598, 427, -65, 180, -133, -4099, 38, 85, -75, -135, -2028, -2068, -1103, 772, -980, 5926, 419, 364, 190, 82, 351, 856, -221, 233, -99], "yaxis": "y"}], "layout": {"legend": {"title": {"text": "ID"}, "tracegroupgap": 0}, "title": {"text": "generate_mean_diff: ID: ['0', '1', '2', '3', '4', '5', '6', '7', '8', '9', '10', '11', '12'], Type: 1, Level: 4"}, "xaxis": {"anchor": "y", "domain": [0, 1], "title": {"text": "Mean (mm³)"}}, "yaxis": {"anchor": "x", "domain": [0, 1], "title": {"text": "Difference (mm³)"}}}}
